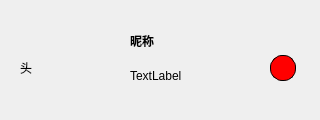
<?xml version="1.0" encoding="UTF-8"?>
<ui version="4.0">
 <class>ItemWidget</class>
 <widget class="QWidget" name="ItemWidget">
  <property name="geometry">
   <rect>
    <x>0</x>
    <y>0</y>
    <width>320</width>
    <height>120</height>
   </rect>
  </property>
  <property name="windowTitle">
   <string>Form</string>
  </property>
  <widget class="QLabel" name="Icon">
   <property name="geometry">
    <rect>
     <x>20</x>
     <y>25</y>
     <width>85</width>
     <height>85</height>
    </rect>
   </property>
   <property name="text">
    <string>头</string>
   </property>
  </widget>
  <widget class="QLabel" name="nickName">
   <property name="geometry">
    <rect>
     <x>130</x>
     <y>25</y>
     <width>101</width>
     <height>31</height>
    </rect>
   </property>
   <property name="font">
    <font>
     <weight>75</weight>
     <bold>true</bold>
    </font>
   </property>
   <property name="text">
    <string>昵称</string>
   </property>
  </widget>
  <widget class="QLabel" name="hasMsg">
   <property name="geometry">
    <rect>
     <x>270</x>
     <y>55</y>
     <width>26</width>
     <height>26</height>
    </rect>
   </property>
   <property name="styleSheet">
    <string notr="true">min-width: 24px; min-height: 24px;max-width:24px; max-height: 24px;border-radius: 12px;  border:1px solid black;background:red</string>
   </property>
   <property name="frameShape">
    <enum>QFrame::Box</enum>
   </property>
   <property name="text">
    <string/>
   </property>
  </widget>
  <widget class="qlabel_doubleclick" name="backDec">
   <property name="geometry">
    <rect>
     <x>0</x>
     <y>0</y>
     <width>320</width>
     <height>120</height>
    </rect>
   </property>
   <property name="styleSheet">
    <string notr="true">background-color: rgba(255, 255, 255, 0);</string>
   </property>
   <property name="text">
    <string/>
   </property>
  </widget>
  <widget class="QLabel" name="qtId">
   <property name="geometry">
    <rect>
     <x>130</x>
     <y>65</y>
     <width>71</width>
     <height>21</height>
    </rect>
   </property>
   <property name="text">
    <string>TextLabel</string>
   </property>
  </widget>
 </widget>
 <customwidgets>
  <customwidget>
   <class>qlabel_doubleclick</class>
   <extends>QLabel</extends>
   <header>qlabel_doubleclick.h</header>
  </customwidget>
 </customwidgets>
 <resources/>
 <connections/>
</ui>
